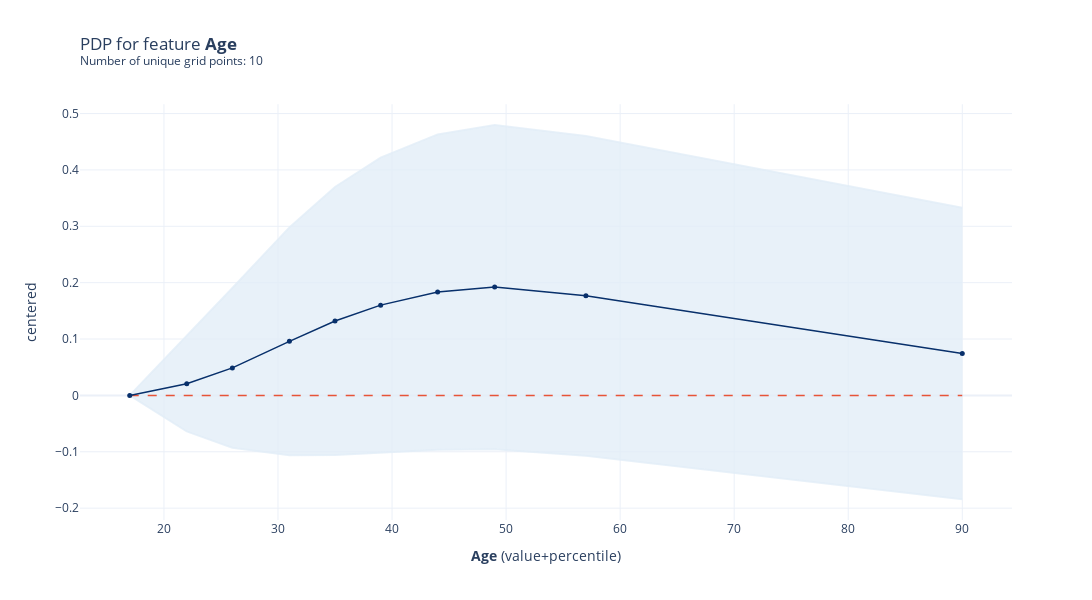

Notebook code for this chart:
### Code cell
fig, axes = pdp_age.plot(
    center=True,
    frac_to_plot=100,
    cluster=False,
    n_cluster_centers=None,
    cluster_method="accurate",
    plot_pts_dist=False,
    to_bins=False,
    show_percentile=True,
    which_classes=None,
    figsize=None,
    dpi=300,
    ncols=2,
    plot_params=None,
    engine="plotly",
    template="plotly_white",
)
fig

### Figure 1 — Plotly figure (JSON) as saved in the notebook; plotly's stock layout.template omitted (floating-point values rounded to 4 significant figures)
{"data": [{"hoverinfo": "none", "line": {"color": "rgba(227,238,248,0.8)"}, "mode": "lines", "type": "scatter", "x": [17, 22, 26, 31, 35, 39, 44, 49, 57, 90], "xaxis": "x", "y": [0, 0.105, 0.1905, 0.298, 0.3697, 0.4217, 0.463, 0.4797, 0.4603, 0.333], "yaxis": "y"}, {"fill": "tonexty", "fillcolor": "rgba(227,238,248,0.8)", "hoverinfo": "none", "line": {"color": "rgba(227,238,248,0.8)"}, "mode": "lines", "type": "scatter", "x": [17, 22, 26, 31, 35, 39, 44, 49, 57, 90], "xaxis": "x", "y": [0, -0.06388, -0.09284, -0.1061, -0.1055, -0.1014, -0.09629, -0.0955, -0.1071, -0.1842], "yaxis": "y"}, {"hoverinfo": "none", "line": {"color": "#E75438", "dash": "dash", "width": 1.5}, "mode": "lines", "type": "scatter", "x": [17, 22, 26, 31, 35, 39, 44, 49, 57, 90], "xaxis": "x", "y": [0, 0, 0, 0, 0, 0, 0, 0, 0, 0], "yaxis": "y"}, {"hovertemplate": "%{y}", "line": {"color": "rgba(8,48,107,1.0)", "width": 1.5}, "marker": {"color": "rgba(8,48,107,1.0)", "size": 5}, "mode": "lines+markers", "name": "pdp", "type": "scatter", "x": [17, 22, 26, 31, 35, 39, 44, 49, 57, 90], "xaxis": "x", "y": [0, 0.02056, 0.04882, 0.09593, 0.1321, 0.1601, 0.1834, 0.1921, 0.1766, 0.07442], "yaxis": "y"}], "layout": {"height": 600, "showlegend": false, "title": {"text": "PDP for feature <b>Age</b> <br><sup>Number of unique grid points: 10</sup>", "x": 0, "xref": "paper"}, "width": 1200, "xaxis": {"anchor": "y", "domain": [0, 1], "title": {"text": "<b>Age</b> (value+percentile)"}}, "yaxis": {"anchor": "x", "domain": [0, 0.99], "title": {"text": "centered"}}}}
